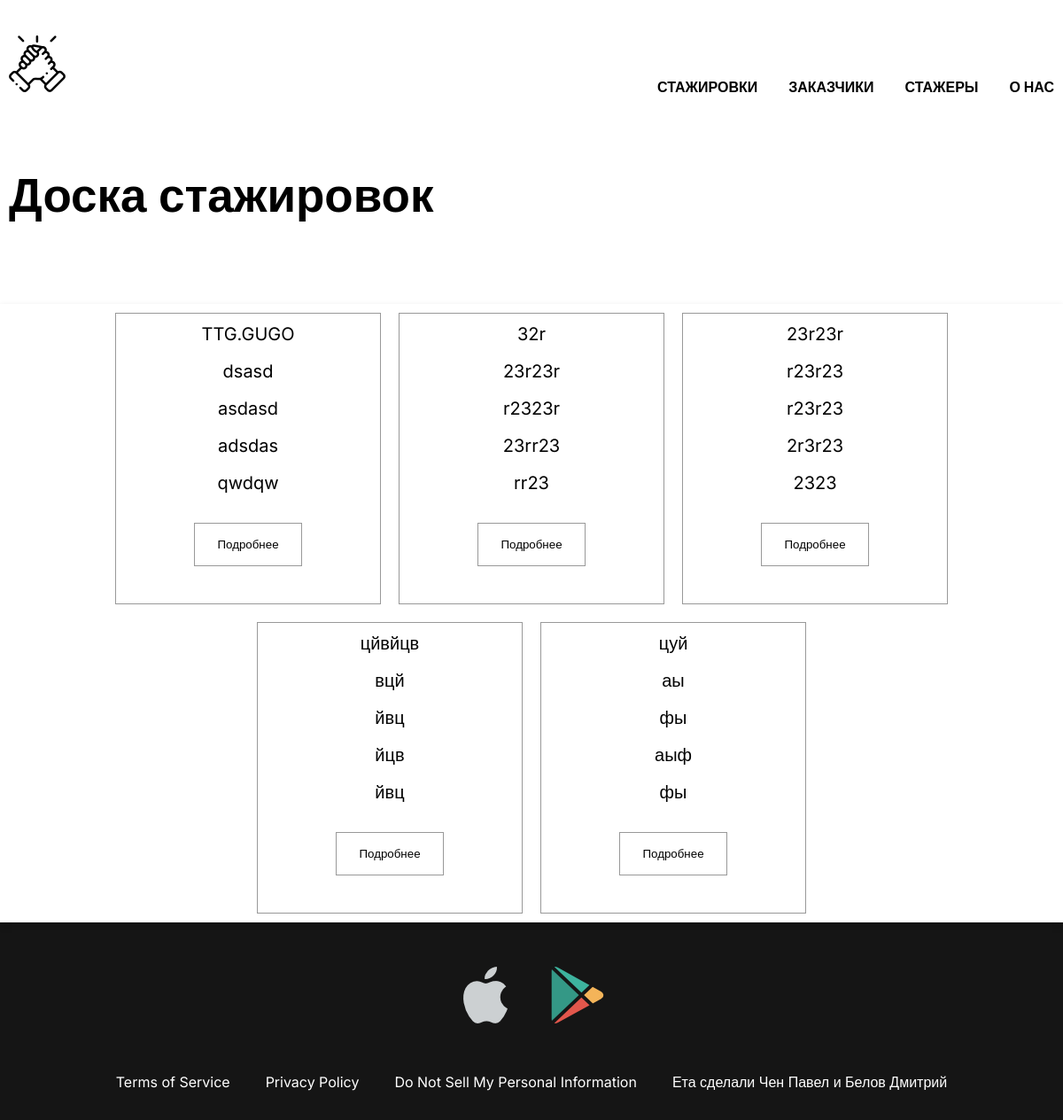
Screenshot of /internships with the database file from the repository.
### tables this page shows
CREATE TABLE "Traineeship" (
	"Traineeship_id"	INTEGER NOT NULL,
	"Traineeship_name"	TEXT,
	"Traineeship_type"	INTEGER,
	"Traineeship_pasport"	INTEGER,
	"Traineeship_description"	TEXT,
	"Traineeship_level"	INTEGER,
	PRIMARY KEY("Traineeship_id" AUTOINCREMENT),
	FOREIGN KEY("Traineeship_level") REFERENCES "TraineeshipLevel"("TraineeshipLevel_id") ON UPDATE CASCADE ON DELETE CASCADE,
	FOREIGN KEY("Traineeship_type") REFERENCES "TraineeshipType"("TraineeshipType_id") ON UPDATE CASCADE ON DELETE CASCADE
);

### controllers/index.py (the view)
@app.route('/internships')
def internships():
    conn = get_db_connection()
    cursor = conn.cursor()
    query = "SELECT * FROM Traineeship"
    cursor.execute(query)
    internships = cursor.fetchall()
    cursor.close()
    conn.close()
    user_type = session.get('user_type')
    return render_template('board.html', internships=internships, user_type=user_type)

### controllers/index.py (called while the page is built)
def get_db_connection():
    conn = sqlite3.connect('inter.sqlite3')
    conn.row_factory = sqlite3.Row
    return conn

### templates/board.html (shortened to what this page needs)
<!DOCTYPE html>
<html lang="en">
  <head>
    <link rel="stylesheet" href="https://cdn.jsdelivr.net/npm/swiper@9/swiper-bundle.min.css" />
    <link rel="stylesheet" href="/static/css/create_card.css">
</head>
<body>
  <div class="wrapper">
    <header class="header header-main">
      <div class="container">
          <div class="header__inner">
              <a href="{{ url_for("index")}}" class="logo">
                  <img src="/static/img/logo.png" alt="" class="logo__img">
              </a>
              <nav class="menu">
                  <ul class="menu__list">
                      <li class="menu__list-item"><a href="{{ url_for("internships")}}" class="menu__list-link">
                              СТАЖИРОВКИ
                          </a></li>
                      <li class="menu__list-item"><a href="{{ url_for("clients")}}" class="menu__list-link">
                              ЗАКАЗЧИКИ
                          </a></li>
                      <li class="menu__list-item"><a href="{{ url_for("trainees")}}" class="menu__list-link">
                              СТАЖЕРЫ
                          </a></li>
                      <li class="menu__list-item"><a href="#" class="menu__list-link">
                              О НАС
                          </a></li>
                  </ul>
              </nav>
          </div>
      </div>
    </header>
    <main class="main">
        <section class="top">
            <div class="container">
              <h1 class="title">
                Доска стажировок
              </h1>
            </div>
          </section>
          <div class="cards">
            {% for internship in internships %}
            <div class="card">
              <p class="card-element" name="Traineeship_name">{{ internship['Traineeship_name'] }}</p>
              <p class="card-element" name="Traineeship_description">{{ internship['Traineeship_description'] }}</p>
              <p class="card-element" name="Traineeship_type">{{ internship['Traineeship_type'] }}</p>
              <p class="card-element" name="Traineeship_pasport">{{ internship['Traineeship_pasport'] }}</p>
              <p class="card-element" name="Traineeship_level">{{ internship['Traineeship_level'] }}</p>
              <a href="/internship/{{ internship['Traineeship_id'] }}"><button class="apply-button">Подробнее</button></a>
            </div>
            {% endfor %}
          </div>
    </main>
  </div>
  <footer class="footer">
    <div class="container">
        <ul class="app">
            <li class="app__item">
                <a href="#" class="app__item-links">
                    <img class='app__item-img' src="img/apple.png" alt="" class="">
                </a>
            </li>
            <li class="app__item">
                <a href="#" class="app__item-links">
                    <img class='app__item-img' src="img/google-play.png" alt="" class="">
                </a>
            </li>
        </ul>
        <nav class="copy__nav">
            <ul class="copy__nav-list">
                <li class="copy__nav-item"><a href="#" class="copy__nav-link">
                        Terms of Service
                    </a></li>
                <li class="copy__nav-item"><a href="#" class="copy__nav-link">
                        Privacy Policy
                    </a></li>
                <li class="copy__nav-item"><a href="#" class="copy__nav-link">
                        Do Not Sell My Personal Information
                    </a></li>
                <li class="copy__nav-item"><a href="#" class="copy__nav-link">
                        Ета сделали Чен Павел и Белов Дмитрий
                  </a></li>
            </ul>
        </nav>
    </div>
</footer>
</body>
</html>

### static/css/create_card.css (style rules this page uses)
html { box-sizing: border-box; }
*, *::after, *::before { box-sizing: inherit; margin: 0; padding: 0; }
html, body { max-height: 100%; }
ul { list-style-type: none; }
a { text-decoration: none; color: inherit; }
.wrapper { min-height: 100vh; display: flex; flex-direction: column; }
body { font-family: 'Inter', sans-serif; font-size: 16px; font-weight: 400; line-height: 1.3; }
.header-main { background-color: transparent; z-index: 10; left: 0; right: 0; }
.container { max-width: 1220px; margin: 0 auto; padding: 0 10px; }
.header__inner { padding-top: 40px; padding-bottom: 45px; display: flex; justify-content: space-between; align-items: flex-end; }
.menu__list { display: flex; gap: 35px; }
.menu__list-link { text-transform: uppercase; font-weight: 700; }
.app { display: flex; justify-content: center; gap: 40px; margin-bottom: 52px; }
.copy__nav-list { display: flex; justify-content: center; gap: 40px; }
.main { flex-grow: 1; }
.top { margin-bottom: 3rem; }
.title { padding-bottom: 40px; margin-top: 2rem; margin-bottom: 2rem; font-size: 53px; font-weight: 600; }
.cards { letter-spacing: -.36em; box-shadow: 0 4px 8px 0 rgba(0, 0, 0, 0.2); max-width: 1200px; margin: auto; text-align: center; background-color: #fff; }
.cards > div { display: inline-block; border: 1px solid #999; letter-spacing: normal; }
.card { font-size: 20px; display: inline-block; width: 300px; margin: 10px; padding: 10px; border: 1px solid #ccc; }
.card-element { margin-bottom: 1rem; }
.apply-button { padding: 1rem 1.6rem; border: 1px solid rgba(0, 0, 0, 0.4); background: none; width: 100; height: 100; margin-top: 1rem; margin-bottom: 2rem; cursor: pointer; }
.footer { background-color: #151515; padding: 50px 0 32px; color: #fff; }

### rows the page displays
Traineeship: Traineeship_name "TTG.GUGO", Traineeship_description "dsasd", Traineeship_type "asdasd", Traineeship_pasport "adsdas", Traineeship_level "qwdqw"
Traineeship: Traineeship_name "32r", Traineeship_description "23r23r", Traineeship_type "r2323r", Traineeship_pasport "23rr23", Traineeship_level "rr23"
Traineeship: Traineeship_name "23r23r", Traineeship_description "r23r23", Traineeship_type "r23r23", Traineeship_pasport "2r3r23", Traineeship_level "2323"
Traineeship: Traineeship_name "цйвйцв", Traineeship_description "вцй", Traineeship_type "йвц", Traineeship_pasport "йцв", Traineeship_level "йвц"
Traineeship: Traineeship_name "цуй", Traineeship_description "аы", Traineeship_type "фы", Traineeship_pasport "аыф", Traineeship_level "фы"
